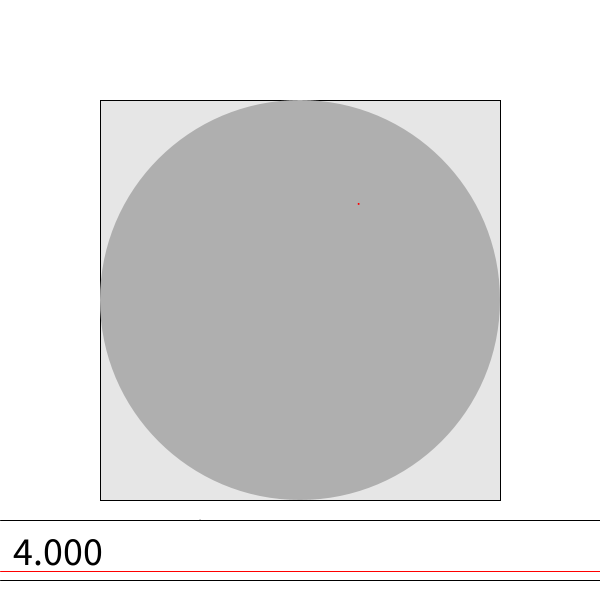
Frame 1 (no input)
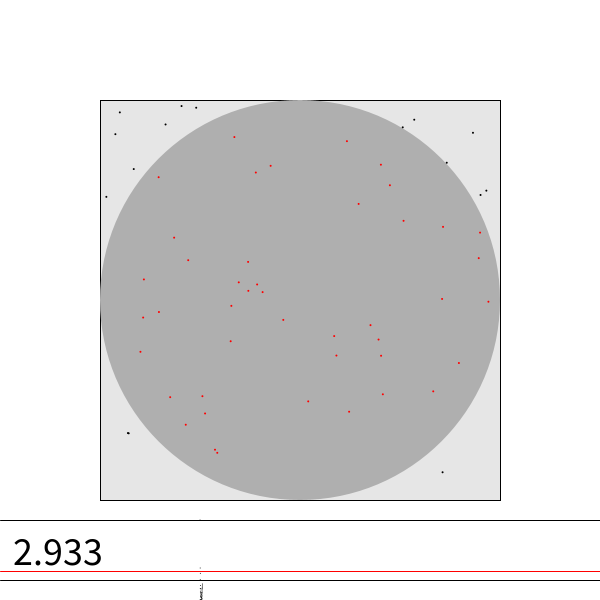
Frame 60 (the mouse pressed at the canvas centre just before this capture)
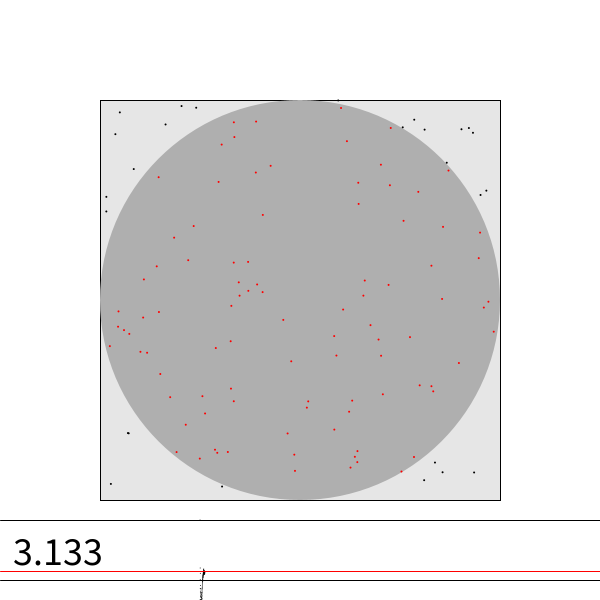
Frame 120 (the mouse held since frame 60 and released just before this capture)

The Processing sketch that drew these frames (run headless with seeded random() and noise(); from frame 60 on, the mouse is pressed at the canvas centre):

// Processing sketch: pi_calculator
// ── pi_calculator.pde
void settings () {
  size(600, 600);
}

//total number of points placed
int total = 10000;

//current count of points
float count = 0;

//current number of points in the circle
float hits = 0;

//estimate of pi based on point accuracy
float estimate = 0;

//current x and y of point
float x;
float y;

void setup() {
  frameRate(120);
  background(255);

  strokeWeight(1);
  fill(230);
  stroke(0);
  rect(100, 100, 400, 400);

  noStroke();
  fill(175);
  ellipse(300, 300, 400, 400);

  //graph lines
}



void draw() {
  if (count < total) {
    //random point in square
    x = random(100, 500);
    y = random(100, 500);
    fill(0);

    if (dist(x, y, 300, 300) <= 200) {
      hits++;
      fill(255, 0, 0);
    }

    noStroke();
    ellipse(x, y, 2, 2);

    //count ++
    count++;

    //re estimate
    estimate = 4*hits/count;
  }
  //dipslay estimate of pi
  fill(255);
  noStroke();
  rect(0, 520, 150, 100);

  textSize(40);
  fill(0);
  text(estimate, 5, 565);

  //graph for estimate
  ellipse(200 + 400*count/total, 580 - (estimate - 3)*60, 1, 1);
  stroke(0);
  line(0, 580, 600, 580);
  line(0, 520, 600, 520);

  stroke(255, 0, 0);
  line(0, 580 - (PI - 3)*60, 600, 580 - (PI - 3)*60);

  println(estimate);
}
